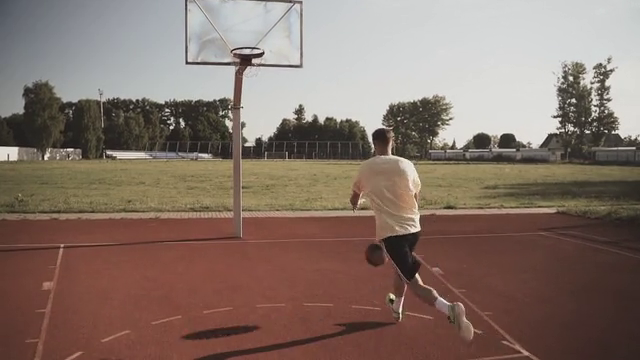
#> input picture frame 33 of deeplearning/pytorch/transforms/gallery/assets/basketball.mp4, 640 x 360 px, given in place of SR10301.mp4, which was not available
$ python rotate_video.py
#> lines starting #> are read from the running program, lines starting #| are printed output that depends on the picture
import cv2

# that's my original video - the one that I want to rotate 180 degrees
cap = cv2.VideoCapture('/home/wolf/datasets/screenrecorder/src/SR10301.mp4')

frame_number = int(cap.get(cv2.CAP_PROP_FRAME_COUNT))
fps = cap.get(cv2.CAP_PROP_FPS)

# Get width and height
frame_width = int(cap.get(cv2.CAP_PROP_FRAME_WIDTH))
frame_height = int(cap.get(cv2.CAP_PROP_FRAME_HEIGHT))

# here I'm trying to write the new rotated video
# Open the output video file before the loop, cv2.VideoWriter_fourcc(*"mp4v") = 0x7634706d
newvideoR = cv2.VideoWriter('/home/wolf/datasets/screenrecorder/src/SR11141.mp4', cv2.VideoWriter_fourcc(*"mp4v"), 25,
                            (frame_height, frame_width))

print("帧数：", frame_number, "FPS:", fps)
# Original Frames
# frames = []
for i in range(frame_number):
    ret, frame = cap.read()
    # frames.append(frame)  # No need to append the original frames

    # here's where I try to rotate the video
    new = cv2.rotate(frame, cv2.ROTATE_90_COUNTERCLOCKWISE)

    # cv2.imshow('output', new)
    if cv2.waitKey(1) & 0xFF == ord('q'):
        break

    newvideoR.write(new)
    if i % 500 == 0:
        print(i, " frames processed~")
#> this loop made 1 pass; (key q is pressed on pass 1)
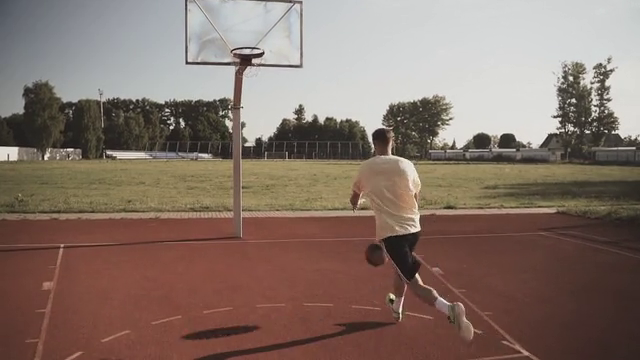
#> input picture frame 33 of deeplearning/pytorch/transforms/gallery/assets/basketball.mp4, 640 x 360 px, given in place of SR10301.mp4, which was not available
#> pass 1, `new = cv2.rotate(frame, cv2.ROTATE_90_COUNTERCLOCKWISE)`:
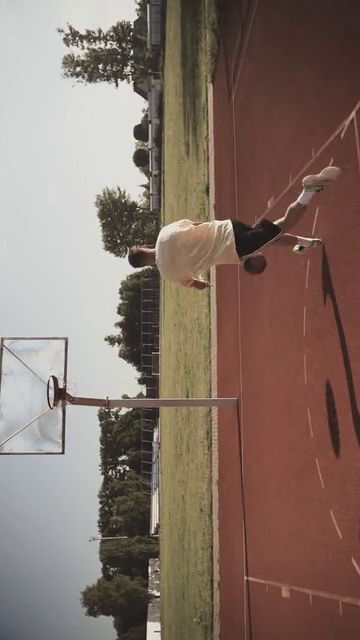
#> new: shape (640, 360, 3); mean B, G, R 104.8, 114.5, 133.1
#> frame is the input picture: shape (360, 640, 3); mean B, G, R 104.8, 114.5, 133.1

newvideoR.release()
cap.release()
print("Video processed completedly~")

$ run again, starting later in the video
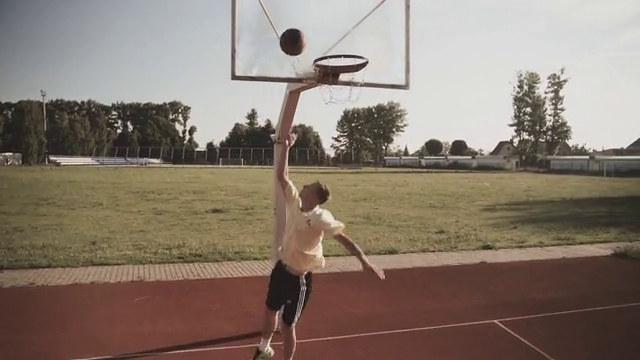
#> input picture frame 149 of deeplearning/pytorch/transforms/gallery/assets/basketball.mp4, 640 x 360 px, given in place of SR10301.mp4, which was not available
#> the loop `for i in range(frame_number):` made 1 pass; (key q is pressed on pass 1)
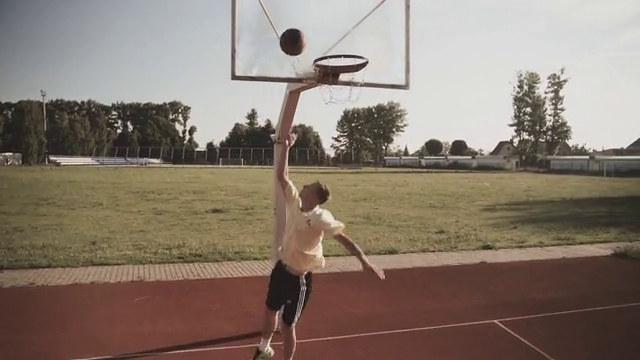
#> input picture frame 149 of deeplearning/pytorch/transforms/gallery/assets/basketball.mp4, 640 x 360 px, given in place of SR10301.mp4, which was not available
#> pass 1, `new = cv2.rotate(frame, cv2.ROTATE_90_COUNTERCLOCKWISE)`:
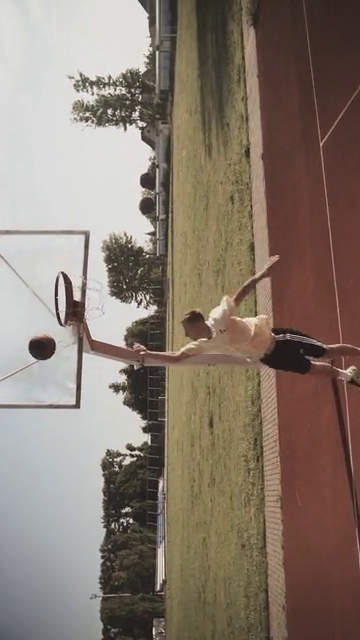
#> new: shape (640, 360, 3); mean B, G, R 111.1, 122.7, 136.3
#> frame is the input picture: shape (360, 640, 3); mean B, G, R 111.1, 122.7, 136.3

$ run again, starting later in the video
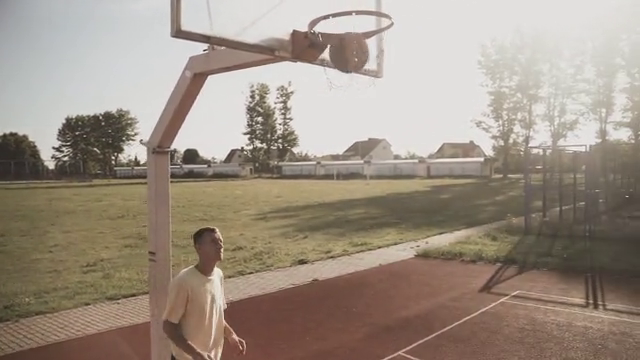
#> input picture frame 266 of deeplearning/pytorch/transforms/gallery/assets/basketball.mp4, 640 x 360 px, given in place of SR10301.mp4, which was not available
#> the loop `for i in range(frame_number):` made 1 pass; (key q is pressed on pass 1)
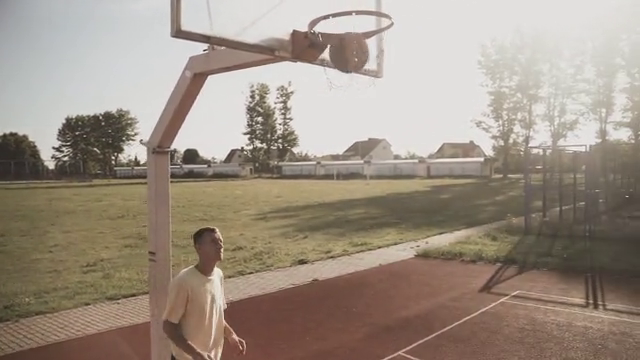
#> input picture frame 266 of deeplearning/pytorch/transforms/gallery/assets/basketball.mp4, 640 x 360 px, given in place of SR10301.mp4, which was not available
#> pass 1, `new = cv2.rotate(frame, cv2.ROTATE_90_COUNTERCLOCKWISE)`:
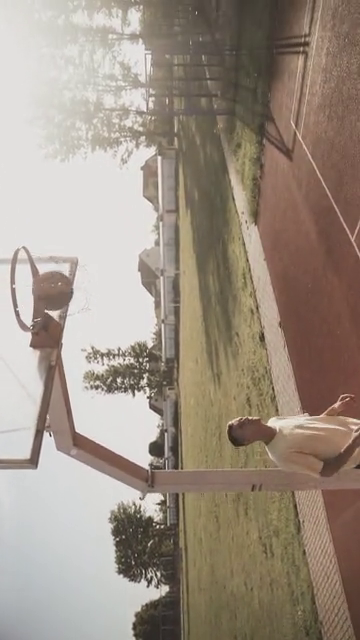
#> new: shape (640, 360, 3); mean B, G, R 132.2, 144.9, 157.5
#> frame is the input picture: shape (360, 640, 3); mean B, G, R 132.2, 144.9, 157.5
